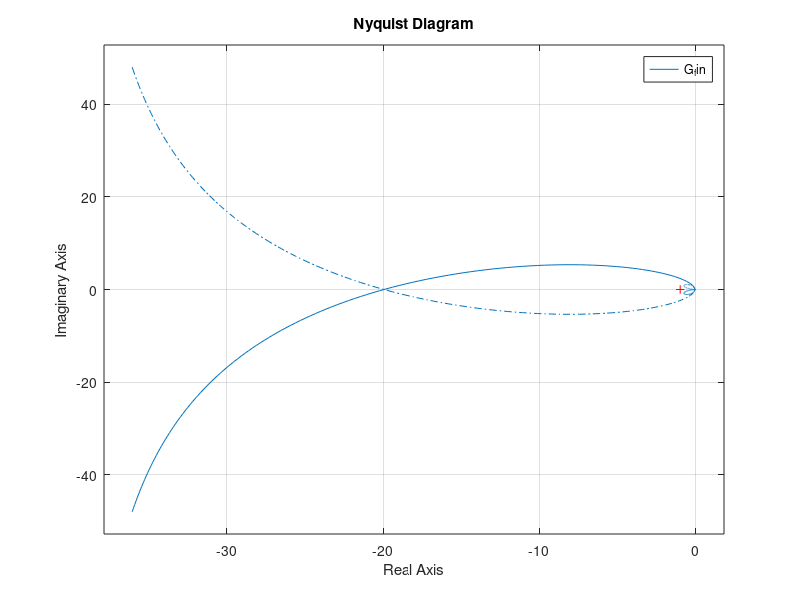

Write MATLAB code to recreate this figure.
l0 = 10;
m0 = [1 2 2 1];
k = 2;
Ti = 1;
Td = 0.5;
T = 0.01;
lTi = 1;
mTi = [Ti 0];
tTi = tf(lTi,mTi)
lTd = [Td 0];
mTd = [T 1];
tTd = tf(lTd,mTd)
lk = k;
mk = 1;
tk = tf(lk,mk)
t1 = tf(1,1)
tf1 = parallel(tTi,tTd)
tf2 = parallel(tf1,t1)
tfr = series(tk,tf1)

Gs = tf(l0, m0)

G_fin = series(tfr,Gs)
nyquist(G_fin)
isstable(G_fin)